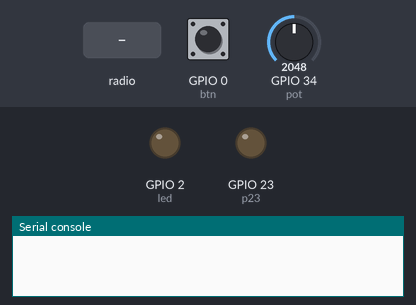
The program below on a simulated ESP32 board running MicroPython. On the bench: output pins drawn as LEDs (lit = HIGH), the last lines printed to the serial console. Dashed ring = blinking. Inputs (shaded band) come from the test bench; at power-on: GPIO 0 (btn) HIGH, GPIO 34 (pot) = 2048 (analog values on the 0–4095 scale). Library files of the repository ran but are not shown: 1 file(s).

Above: at 2.2 s.
2.3 s: GPIO 0 (btn) pulled LOW for 0.15 s
At 2.55 s:
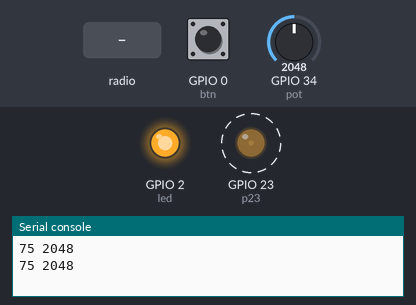
5.3 s: radio message "hello" arrives
At 8.1 s:
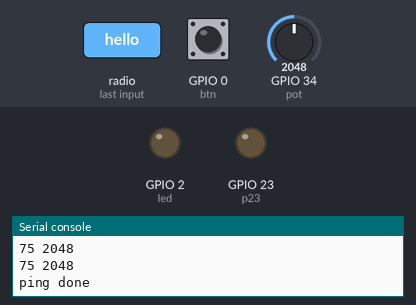
8.3 s: GPIO 0 (btn) pulled LOW for 1 s
At 8.55 s:
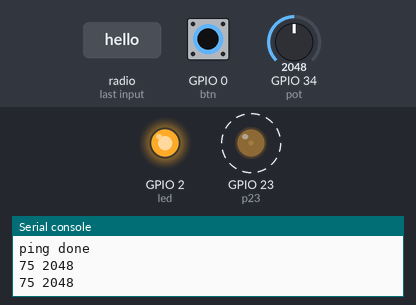
11.3 s: GPIO 0 (btn) pulled LOW for 3.2 s
At 11.55 s:
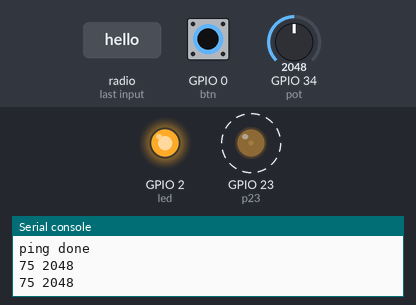
Timing chart, 0 to 14.8 s (numbered marks = the images above; inputs shaded):
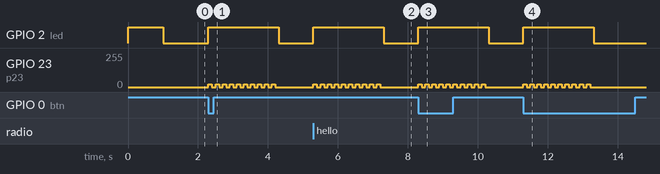

The program:

main.py
```python
import network
import espnow
import machine
import time

# A WLAN interface must be active to send()/recv()
sta = network.WLAN(network.STA_IF)
sta.active(True)
sta.disconnect()  # Because ESP8266 auto-connects to last Access Point

e = espnow.ESPNow()
e.active(True)

# btn
btn = machine.Pin(0, machine.Pin.IN)

# pot
pot = machine.ADC(machine.Pin(34))
pot.atten(machine.ADC.ATTN_11DB)       #Full range: 3.3v

# led
led = machine.Pin(2, machine.Pin.OUT)

# buzzer

p23 = machine.Pin(23, machine.Pin.OUT)
beeper = machine.PWM(p23, freq=1047, duty=0)

def map(x, in_min, in_max, out_min, out_max):
    return (x - in_min) * (out_max - out_min) // (in_max - in_min) + out_min


def ping(pin):

    led.value(1)

    for x in range(0,10):
        pot_value = pot.read()
        map_value = map(pot_value,0,4095,0,150)
        print(map_value, pot_value)

        beeper.duty(map_value)
        time.sleep(.1)
        beeper.duty(0)
        time.sleep(.1)

    beeper.duty(0)
    led.value(0)
    print("ping done")


btn.irq(trigger=machine.Pin.IRQ_FALLING, handler=ping)

led.value(1)
time.sleep(1)
led.value(0)

while True:

    host, msg = e.recv()
    if msg:  # msg == None if timeout in recv()
        print(host, msg)
        if msg == b"hello":
            ping(0)
```

Measured:
- after the input at 2.3 s, GPIO 2 (led): LOW → HIGH at once, → LOW 2.0 s later; GPIO 23 (p23): alternates 19/255 for 0.10 s and 0/255 for 0.10 s, 20 changes in all, then stays 0/255, starting at once
- after the input at 5.3 s, GPIO 2 (led): LOW → HIGH at once, → LOW 2.0 s later; GPIO 23 (p23): alternates 19/255 for 0.10 s and 0/255 for 0.10 s, 20 changes in all, then stays 0/255, starting at once
- after the input at 8.3 s, GPIO 2 (led): LOW → HIGH at once, → LOW 2.0 s later; GPIO 23 (p23): alternates 19/255 for 0.10 s and 0/255 for 0.10 s, 20 changes in all, then stays 0/255, starting at once
- after the input at 11.3 s, GPIO 2 (led): LOW → HIGH at once, → LOW 2.0 s later; GPIO 23 (p23): alternates 19/255 for 0.10 s and 0/255 for 0.10 s, 20 changes in all, then stays 0/255, starting at once
